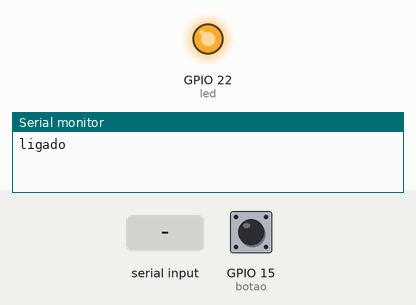
Recording of a sketch running on a simulated ESP32. Shown: output pins drawn as LEDs (lit = HIGH), the last lines printed to the serial monitor. The inputs (shaded band) are chosen by the test bench; at power-on: GPIO 15 (botao) LOW. Nothing arrives over Bluetooth unless stated.

Above: at 1.8 s.
1.9 s: "L" received over Serial
At 2.4 s:
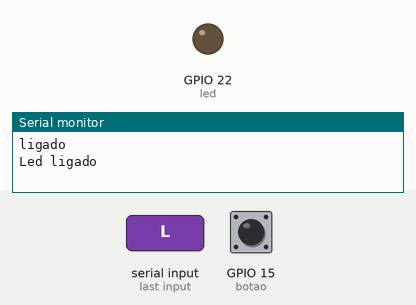
4.1 s: GPIO 15 (botao) pulled HIGH for 0.6 s
6.2 s: "D" received over the second serial link
Timing chart, 0 to 9.2 s (numbered marks = the images above; inputs shaded):
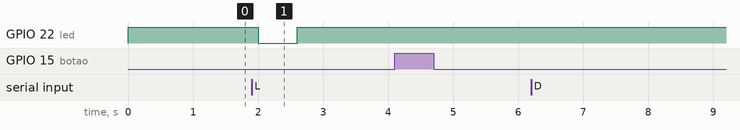

The sketch:

projeto_ver_esp32.ino
```cpp
#include "BluetoothSerial.h"

#if !defined(CONFIG_BT_ENABLED) || !defined(CONFIG_BLUEDROID_ENABLED)
#error Bluetooth is not enabled! Please run `make menuconfig` to and enable it
#endif

BluetoothSerial SerialBT;
const int led = 22;
int botao = 15;
char comandoCelular;    // declarações
char comandocomputador;
void setup() {
  Serial.begin(9600);
  SerialBT.begin("ESP32"); //informaçoes
  Serial.println("ligado"); //informar quando rodar
  pinMode(botao, INPUT);  // definições
  pinMode(led, OUTPUT);
}

void loop()
{
  digitalWrite(led, HIGH);
  int estado = digitalRead(botao);
  {
  if(estado == HIGH )
  {
    SerialBT.println("FERIDO");      // Quando o botão é apertado sera inserido a mensagem de ferido no computador
    Serial.write("FERIDO");          // O mesmo mas printando no celular

  }
  }

   TesteComando();
  delay (500);
}

void TesteComando()              // Teste para mostrar a função de recebimento de dados do esp32
{

  while( Serial.available() > 0 )  // enviar dados pro esp32 pelo computador
  {
     comandocomputador = Serial.read(); // lê o comando

     if (comandocomputador == 'L'){   // Se inserir L no computador acenderá o led do arduino
      digitalWrite(led, LOW);
      Serial.println("Led ligado");
      SerialBT.println("Led ligado");
     }


     if (comandocomputador == 'D'){   // Se inserir D no computador desligará o led do arduino
      digitalWrite(led, HIGH);
      Serial.println("Led Desligado");
      SerialBT.println("Led Desligado");
     }
    delay(100);

  }
  while( SerialBT.available() > 0 )  // enviar dados pro esp32 pelo celular
  {
     comandoCelular = SerialBT.read(); // lê o comando

     if (comandoCelular == 'L'){   // Se inserir L no celular acenderá o led do arduino
      digitalWrite(led, LOW);
      Serial.println("Led ligado");
      SerialBT.println("Led ligado");
     }


     if (comandoCelular == 'D'){   // Se inserir D no celular desligará o led do arduino
      digitalWrite(led, HIGH);
      Serial.println("Led Desligado");
      SerialBT.println("Led Desligado");
     }
    delay(100);

  }

}
```

Measured:
- after the input at 1.9 s, GPIO 22 (led): HIGH → LOW after 0.10 s, → HIGH 0.60 s later
